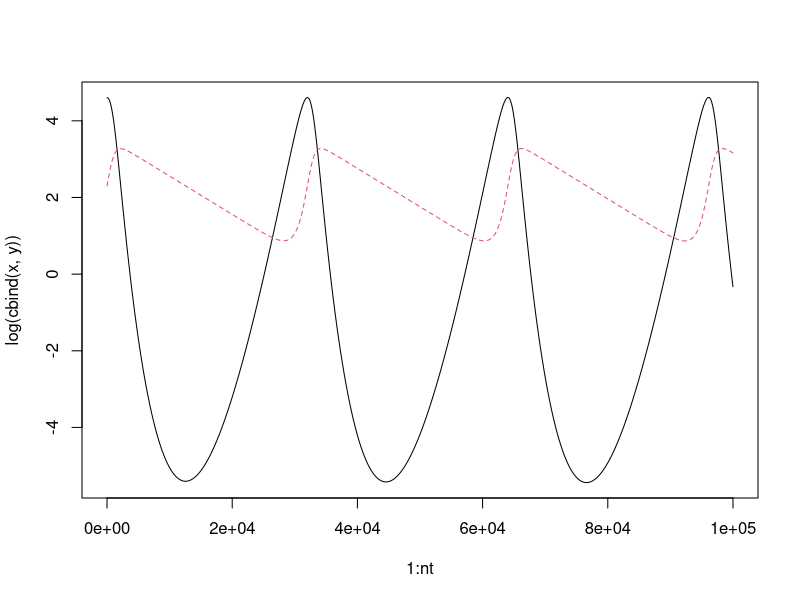

Source code (R):
##########################################################################
# Continuous time-series plots of Lotka-Volterra predator-prey dynamics  #
##########################################################################

alpha <- 10 # prey growth
beta <- 0.1 # encounter rate
gamma <- 0.1  # prey to predator conversion
delta <- 0.1  # death of predator
  
dx <- function(x,y,alpha,beta,abiotic=F){
  if(abiotic==F) return(alpha*x - beta*x*y)
  if(abiotic==T) return(alpha - beta*x*y)
  }
dy <- function(x,y,beta,gamma,delta){
  beta*gamma*x*y - delta*y
  }

nt <- 10^5
x <- y <- vector("numeric",length=nt)
x0 <- 100
y0 <- 10

x[1] <- x0
y[1] <- y0
steplen <- 10^-3
#i0 <- 0.1
#iota <- i0*rep(rep(c(0,x0),c(90,1)),length.out=nt)
#iota <- i0*rep(1,nt)

for(t in 2:nt){
  x[t] <- x[t-1] + dx(x[t-1],y[t-1],alpha=1,beta=0.1,abiotic=F)*steplen # + iota[t-1]
  y[t] <- y[t-1] + dy(x[t-1],y[t-1],beta=0.1,gamma,delta)*steplen
  }

matplot(1:nt,log(cbind(x,y)),type="l")

#i0 <- 0.1
#iota <- i0*rep(rep(c(0,x0),c(90,1)),length.out=nt)
#iota <- i0*rep(1,nt)

###
# a <- 2
# b <- -1
# abiotic <- function(x) a/x-b
# curve(abiotic(x),xlim=c(0,10))
# curve(x+x*abiotic(x),xlim=c(0,10))
# abline(0,1,col="red",lty=2)
